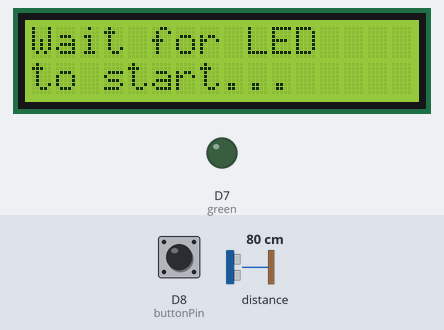
This sketch was run on a simulated Arduino MKR. Parts: 16×2 character LCD, output pins drawn as LEDs (lit = HIGH). The test bench sets the inputs (shaded band); at power-on: distance to the obstacle 80 cm, D8 (buttonPin) HIGH. WiFi joins after 1.5 s; servers stay silent unless stated; the Firebase database answers and starts empty; what the sketch prints to the serial monitor is not drawn.

Above: at 7.7 s.
7.8 s: distance to the obstacle set to 250 cm
At 8.5 s:
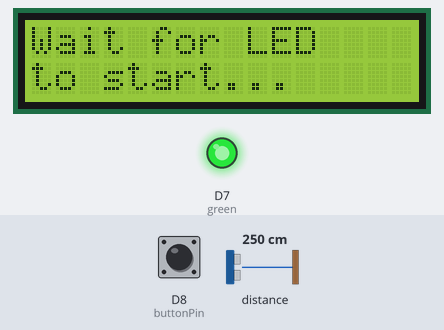
9.4 s: distance to the obstacle set to 204 cm
10.9 s: distance to the obstacle set to 196 cm
At 12.2 s:
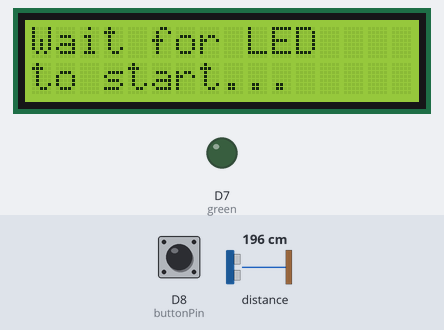
12.5 s: distance to the obstacle set to 60 cm
At 15.5 s:
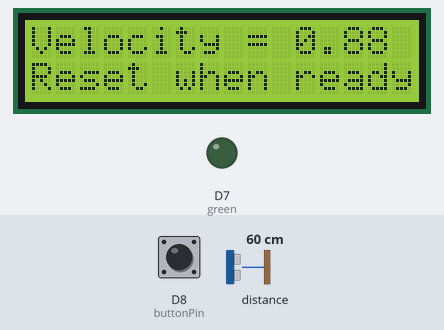
15.7 s: distance to the obstacle set to 299 cm
At 17.9 s:
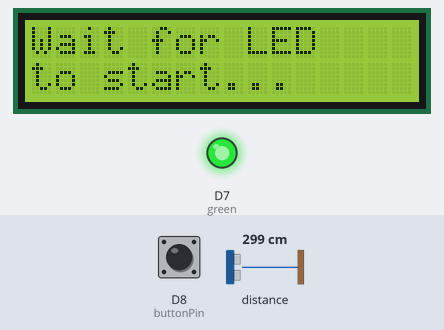
18.8 s: distance to the obstacle set to 60 cm
At 22.8 s:
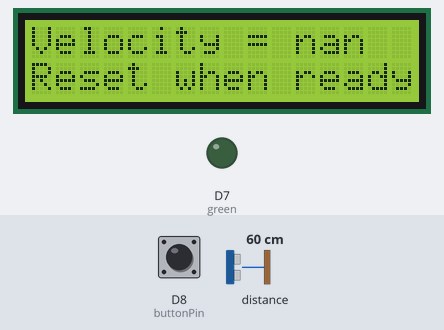
Timing chart, 0 to 24.3 s (numbered marks = the images above; inputs shaded):
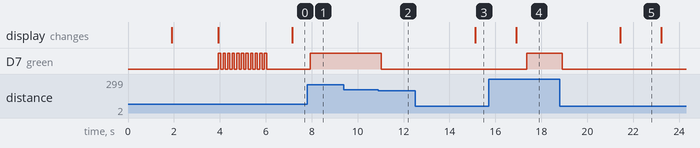

Measured:
- the behaviour switches between 201 and 200 cm on distance to the obstacle (found by bisection; images 1 and 2)
- after the input at 7.8 s, D7 (green): LOW → HIGH after 0.13 s
- after the input at 9.4 s, every drawn part: stays the same
- after the input at 10.9 s, D7 (green): HIGH → LOW after 0.14 s
- after the input at 12.5 s, the display: changes after 2.6 s (image 3)
- after the input at 15.7 s, D7 (green): LOW → HIGH after 1.7 s
- after the input at 18.8 s, D7 (green): HIGH → LOW after 0.11 s; the display: changes after 2.6 s (image 5)

The sketch:

GaitBox_Arduino.ino
```cpp
// GaitBox LIDAR stable code
// Created Spring 2017
// Edited 4/29/19
// Final 1-10-2020
// by Leighanne Jarvis & Kevin Caves modified from previous
// work by Jon Usher
// Duke University
// Code to measure walking speed by walking towards the device
// Modified June 2021
// by Riddhi Ranjithkumar
// for integration with mobile app

#include <Firebase_Arduino_WiFiNINA.h>
#include <Wire.h>
#include <LIDARLite.h>
#include <LiquidCrystal_I2C.h> // make sure programmer option is set to "Onboard Atmel"
#include <SPI.h>
LIDARLite lidarLite;
int cal_cnt = 0;

// Variables for measurement
double distance;
double far_thold = 200;  // distance (cm) from sensor you will take first measurement
double close_thold = 100;  // distance (cm) from sensor you will take stop measurement
double far_distance;
double close_distance;
double far_time = 0;
double close_time = 0;
double total_time;
double velocity = 0;
double velTime = 0;
int flag = 0;
double temptime = 0;
int var = 0;
int green = 7;

String fbdisval;
String cbdisval;
String startover;
int resettest = 0 ;

//Firebase settings
#define FIREBASE_HOST "gaitbox-12dd9-default-rtdb.firebaseio.com"
#define FIREBASE_AUTH "HaeQrmyCd8s4ANRlDyLKMmU2xPMwbD1ncsnGuPzq"

//Wi-Fi settings
#define WIFI_SSID "Network_name"
#define WIFI_PASSWORD "Password"

FirebaseData firebaseData;

String path = "/GB";
String jsonStr;

//----------buttons------------------------//
int buttonPin = 8;
int buttonState = 0;

// LCD
//LiquidCrystal_I2C lcd(0x3F,20,4);
LiquidCrystal_I2C lcd(0x27, 2, 1, 0, 4, 5, 6, 7);  // need to make sure you identify the correct address.  do this with an i2c scanning sketch

void setup()
{
  Serial.begin(115200); // Initialize serial connection to display distance readings
  int configuration = 3;
  char lidarliteAddress = 0x0f;
  lidarLite.begin(0, true); // Set configuration to default and I2C to 400 kHz
  lidarLite.configure(0); // Change this number to try out alternate configurations
  pinMode(green, OUTPUT);
  pinMode(buttonPin, INPUT_PULLUP); //high or low doesnt always work

// setup the LCD and display start up message
// need to check to see what display address is:  use an i2c scanner or try 0x3F, 0x27

  lcd.begin(16,2);  // cannot be blank (), must have (chars, lines)
//  lcd.init();  // cannot be blank (), must have (chars, lines)
  lcd.setBacklightPin(3, POSITIVE);
  lcd.setBacklight(HIGH);
  lcd.clear();
  lcd.setCursor(1,1);
  lcd.print("Hello!");
  lcd.setCursor(0,1);
  lcd.print("Starting up...");

//SETTING UP WIFI
  Serial.print("Connecting to WiFi…");
  int status = WL_IDLE_STATUS;
  while (status != WL_CONNECTED) {
  status = WiFi.begin(WIFI_SSID, WIFI_PASSWORD);
  Serial.print(".");
  delay(300);
 }
  Serial.print(" IP: ");
  Serial.println(WiFi.localIP());

  lcd.clear();
  lcd.setCursor(0,0);
  lcd.print("Connected");
  lcd.setCursor(0,1);
  lcd.print("to WIFI!");
  delay(2000);

  lcd.clear();
  lcd.setCursor(0,0);
  lcd.print("Open GB app or ");
  lcd.setCursor(0,1);
  lcd.print("press reset");

 Firebase.begin(FIREBASE_HOST, FIREBASE_AUTH, WIFI_SSID, WIFI_PASSWORD);
 Firebase.reconnectWiFi(true);

 // flash LED
 var = 0;
  while(var < 11){
    digitalWrite(green, HIGH); // blink green when turning on.
    delay(100);
    digitalWrite(green, LOW);
    delay(100);
    var++;
    }
}

void loop(){

//Checking whether to start a new test
if(resettest==0){
//Physically checking button
  buttonState = digitalRead(buttonPin);
     while(buttonState == HIGH && resettest == 0) {  // check if the pushbutton is pressed, start over
          resettest = 1;
          Serial.println(resettest);
          delay(1000);
          Serial.println("Wait for LED to start");
          lcd.clear();
          lcd.setCursor(0,0);
          lcd.print("Wait for LED");
          lcd.setCursor(0,1);
          lcd.print("to start...");
        }

// Reading reset button from app
 if (Firebase.getString(firebaseData, path + "/Reset/resettest/")) {
    if (firebaseData.dataType() == "string") {
      startover = firebaseData.stringData();
    }

  } else {
    Serial.println(firebaseData.errorReason());
  }
if(startover == "reset"){
  resettest = 1;
}

  }

// Begin Testing
if (resettest == 1){

  //Reading for far threshold
 if (Firebase.getString(firebaseData, path + "/Far/fardistance")) {
    if (firebaseData.dataType() == "string") {
      fbdisval = firebaseData.stringData();
    }
}
 else {
    Serial.println(firebaseData.errorReason());
  }
 if(fbdisval.toInt()!=0){
  far_thold = fbdisval.toInt()*100;
}

//Reading for close threshold
if (Firebase.getString(firebaseData, path + "/Close/closedistance")) {
    if (firebaseData.dataType() == "string") {
      fbdisval = firebaseData.stringData();
    }

  } else {
    Serial.println(firebaseData.errorReason());
  }
if(cbdisval.toInt()!=0){
  close_thold = cbdisval.toInt()*100;
}

  distance = lidarLite.distance(false); // distance from LIDAR Sensor
  temptime = millis();
  buttonState = digitalRead(buttonPin);

  //wait for sensor to stabilize and wait for path to be clear
  if (distance >= far_thold && flag == 0) {  // check that path is clear (can see past the far_thold and that you're not in a reading (flag == 0))
    Serial.println("The path is clear");
    flag = 1; // set flag to 1 and start looking for far_distance
    digitalWrite(green, HIGH);
  }

    //look for far distance
    if (distance <= far_thold && distance > 50 && flag == 1) {  // if you reach far_thold, record the starting distance and time, distance > 50 prevents false triggers

      far_distance = distance; //far_distance = distance*10;
      far_time = temptime;
      digitalWrite(green, LOW); //turn off  LED
      Serial.print("Far = ");
      Serial.println(far_distance);
      flag = 2;  //set flag to 2 and look for close distance

    }

    //look for close distance
    if (distance <= close_thold && distance > 50 && flag == 2) { // when you reach close_thold, record ending distance and time, distance > 50 prevents false triggers
      close_distance = distance; //close_distance = distance*10; // set the ending distance
      close_time = temptime;
      velocity = (((far_distance - close_distance)/100)/((close_time - far_time)/1000)); //calculate velocity
      velTime = (close_time - far_time)/1000;


      Serial.print("Close = ");
      Serial.println(close_distance);
      delay(2500);
      flag = 0;  // set flag back to new reading state


      //Changing units
      far_distance = far_distance/100;
      close_distance = close_distance/100;
      total_time = (close_time - far_time)/1000;


      // Print distance to Serial
      Serial.print(" far_distance: ");
      Serial.println(far_distance);
      Serial.print(" far_time: ");
      Serial.println(far_time);
      Serial.print(" close_distance: ");
      Serial.println(close_distance);
      Serial.print(" close_time: ");
      Serial.println(close_time);
      Serial.print(" velocity: ");
      Serial.println(velocity);
      lcd.clear();
      lcd.setCursor(0,0);
      lcd.print("Velocity = ");
      lcd.setCursor(11,0);
      lcd.print(velocity);
      lcd.setCursor(0,1);
      lcd.print("Reset when ready");


 //Sending data to Firebase
  if (Firebase.setFloat(firebaseData, path + "/resultvals/far_d", far_distance)) {
 Serial.println(firebaseData.dataPath() + " = " + far_distance);
 }
 if (Firebase.setFloat(firebaseData, path + "/resultvals/close_d", close_distance)) {
 Serial.println(firebaseData.dataPath() + " = " + close_distance);
 }
 if (Firebase.setFloat(firebaseData, path + "/resultvals/t", total_time)) {
 Serial.println(firebaseData.dataPath() + " = " + total_time);
 }
 if (Firebase.setFloat(firebaseData, path + "/resultvals/v", velocity)) {
 Serial.println(firebaseData.dataPath() + " = " + velocity);
 }

 //Changing reset back to no
Firebase.setString(firebaseData, path + "/Reset/resettest", "no");

 resettest = 0;
    }
  }

}
```
